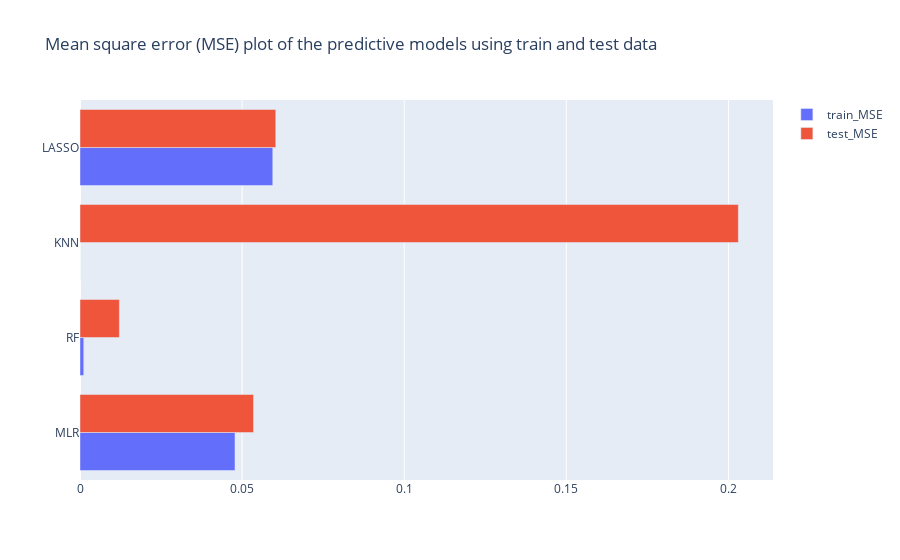

Source (notebook cell):
### Code cell
y=['MLR', 'RF', 'KNN', 'LASSO'] 
x1= mean_Model.loc['train_MSE']
x2= mean_Model.loc['test_MSE']

trace1 = go.Bar(y=y, x=x1, name='train_MSE', orientation='h')
trace2 = go.Bar(y=y, x=x2, name='test_MSE', orientation='h')

data = [trace1, trace2]

layout = go.Layout(barmode='group', title='Mean square error (MSE) plot of the predictive models using train and test data')

fig = go.Figure(data=data, layout=layout)
fig.show()

### Figure 1 — Plotly figure (JSON) as saved in the notebook; plotly's stock layout.template omitted (floating-point values rounded to 4 significant figures)
{"data": [{"name": "train_MSE", "orientation": "h", "type": "bar", "x": [0.04781, 0.00116, 4.701e-16, 0.05946], "y": ["MLR", "RF", "KNN", "LASSO"]}, {"name": "test_MSE", "orientation": "h", "type": "bar", "x": [0.05353, 0.01215, 0.2031, 0.06039], "y": ["MLR", "RF", "KNN", "LASSO"]}], "layout": {"barmode": "group", "title": {"text": "Mean square error (MSE) plot of the predictive models using train and test data"}}}
